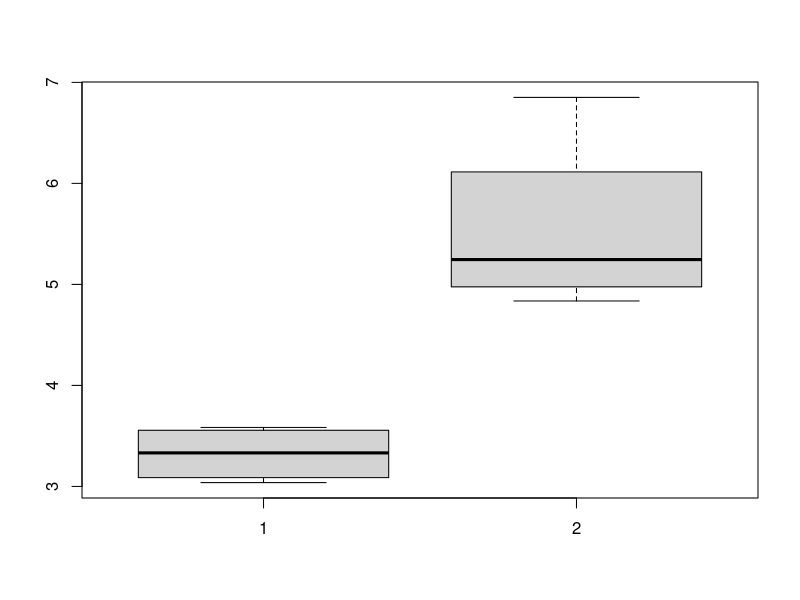

The R script that drew this image:
###### Loading data
subject<-1:4
before<-c(3.038,3.136,3.584,3.528)
after<-c(5.115,5.376,4.836,6.851)

###### Formatting data
data<-as.data.frame(cbind(subject,before,after))

boxplot(data$before,data$after)

## H0 = mean difference before and after grafting is 0
t.test(data$before,data$after,mu=0,alt="two.sided",paired=T,conf.level=0.95)
